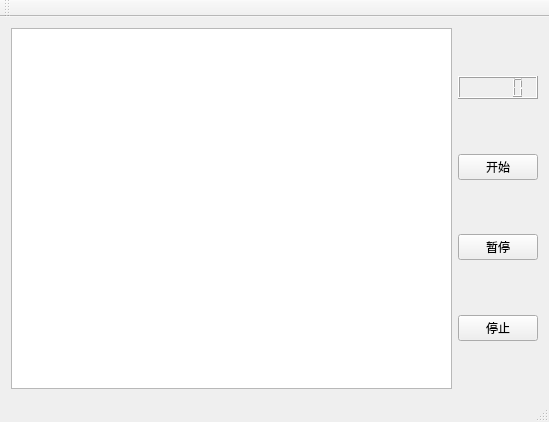
<?xml version="1.0" encoding="UTF-8"?>
<ui version="4.0">
 <class>MainWindow</class>
 <widget class="QMainWindow" name="MainWindow">
  <property name="geometry">
   <rect>
    <x>0</x>
    <y>0</y>
    <width>549</width>
    <height>422</height>
   </rect>
  </property>
  <property name="windowTitle">
   <string>打地鼠</string>
  </property>
  <widget class="QWidget" name="centralWidget">
   <layout class="QHBoxLayout" name="horizontalLayout">
    <item>
     <widget class="QGraphicsView" name="graphicsView"/>
    </item>
    <item>
     <layout class="QVBoxLayout" name="verticalLayout">
      <item>
       <spacer name="verticalSpacer">
        <property name="orientation">
         <enum>Qt::Vertical</enum>
        </property>
        <property name="sizeHint" stdset="0">
         <size>
          <width>20</width>
          <height>40</height>
         </size>
        </property>
       </spacer>
      </item>
      <item>
       <widget class="QLCDNumber" name="lcdNumber">
        <property name="digitCount">
         <number>5</number>
        </property>
       </widget>
      </item>
      <item>
       <spacer name="verticalSpacer_2">
        <property name="orientation">
         <enum>Qt::Vertical</enum>
        </property>
        <property name="sizeHint" stdset="0">
         <size>
          <width>20</width>
          <height>40</height>
         </size>
        </property>
       </spacer>
      </item>
      <item>
       <widget class="QPushButton" name="btn_start">
        <property name="text">
         <string>开始</string>
        </property>
       </widget>
      </item>
      <item>
       <spacer name="verticalSpacer_3">
        <property name="orientation">
         <enum>Qt::Vertical</enum>
        </property>
        <property name="sizeHint" stdset="0">
         <size>
          <width>20</width>
          <height>40</height>
         </size>
        </property>
       </spacer>
      </item>
      <item>
       <widget class="QPushButton" name="btn_pause">
        <property name="text">
         <string>暂停</string>
        </property>
       </widget>
      </item>
      <item>
       <spacer name="verticalSpacer_4">
        <property name="orientation">
         <enum>Qt::Vertical</enum>
        </property>
        <property name="sizeHint" stdset="0">
         <size>
          <width>20</width>
          <height>40</height>
         </size>
        </property>
       </spacer>
      </item>
      <item>
       <widget class="QPushButton" name="btn_stop">
        <property name="text">
         <string>停止</string>
        </property>
       </widget>
      </item>
      <item>
       <spacer name="verticalSpacer_5">
        <property name="orientation">
         <enum>Qt::Vertical</enum>
        </property>
        <property name="sizeHint" stdset="0">
         <size>
          <width>20</width>
          <height>40</height>
         </size>
        </property>
       </spacer>
      </item>
     </layout>
    </item>
   </layout>
  </widget>
  <widget class="QMenuBar" name="menuBar">
   <property name="geometry">
    <rect>
     <x>0</x>
     <y>0</y>
     <width>549</width>
     <height>23</height>
    </rect>
   </property>
  </widget>
  <widget class="QToolBar" name="mainToolBar">
   <attribute name="toolBarArea">
    <enum>TopToolBarArea</enum>
   </attribute>
   <attribute name="toolBarBreak">
    <bool>false</bool>
   </attribute>
  </widget>
  <widget class="QStatusBar" name="statusBar"/>
 </widget>
 <layoutdefault spacing="6" margin="11"/>
 <resources/>
 <connections/>
</ui>
